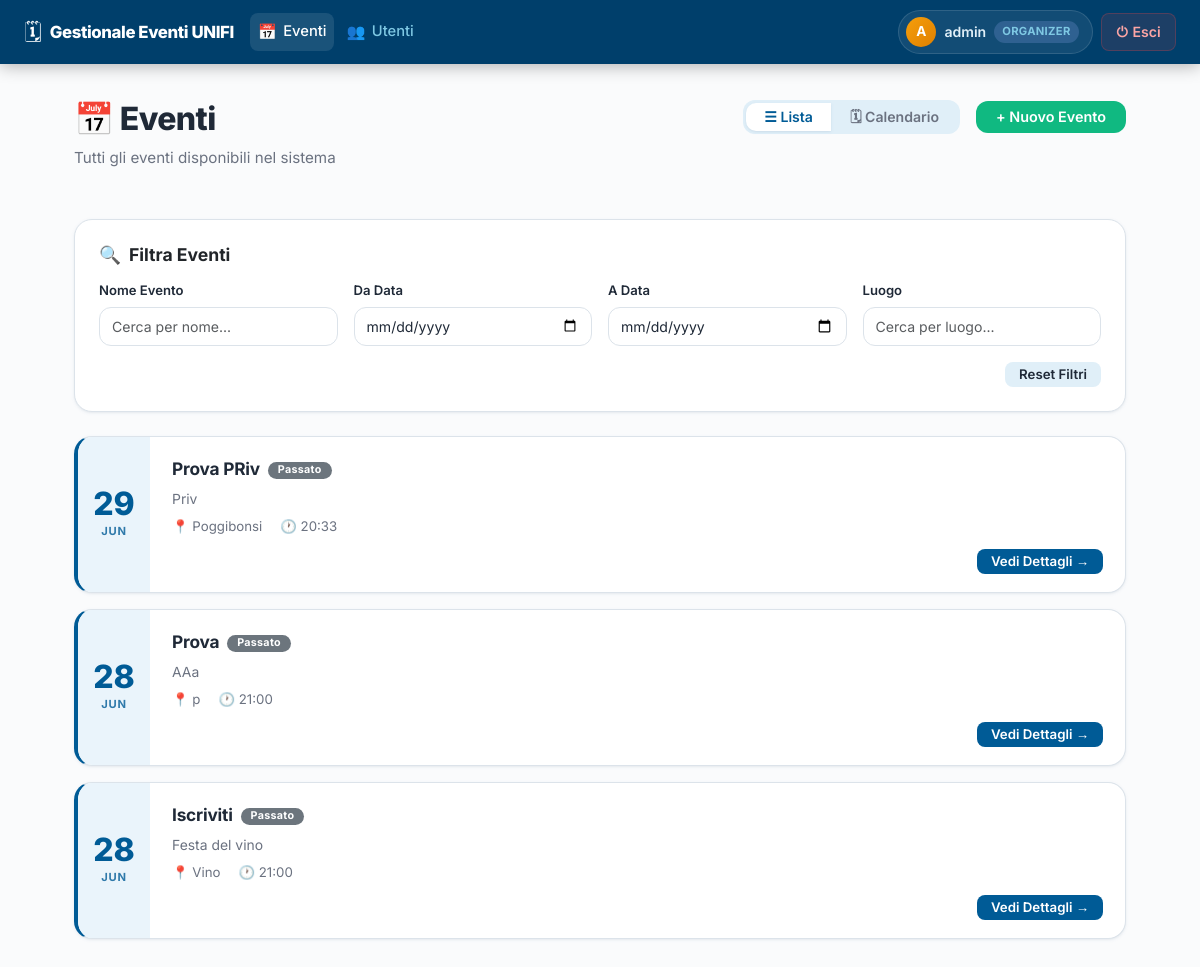
The app's page / (signed in), older data.
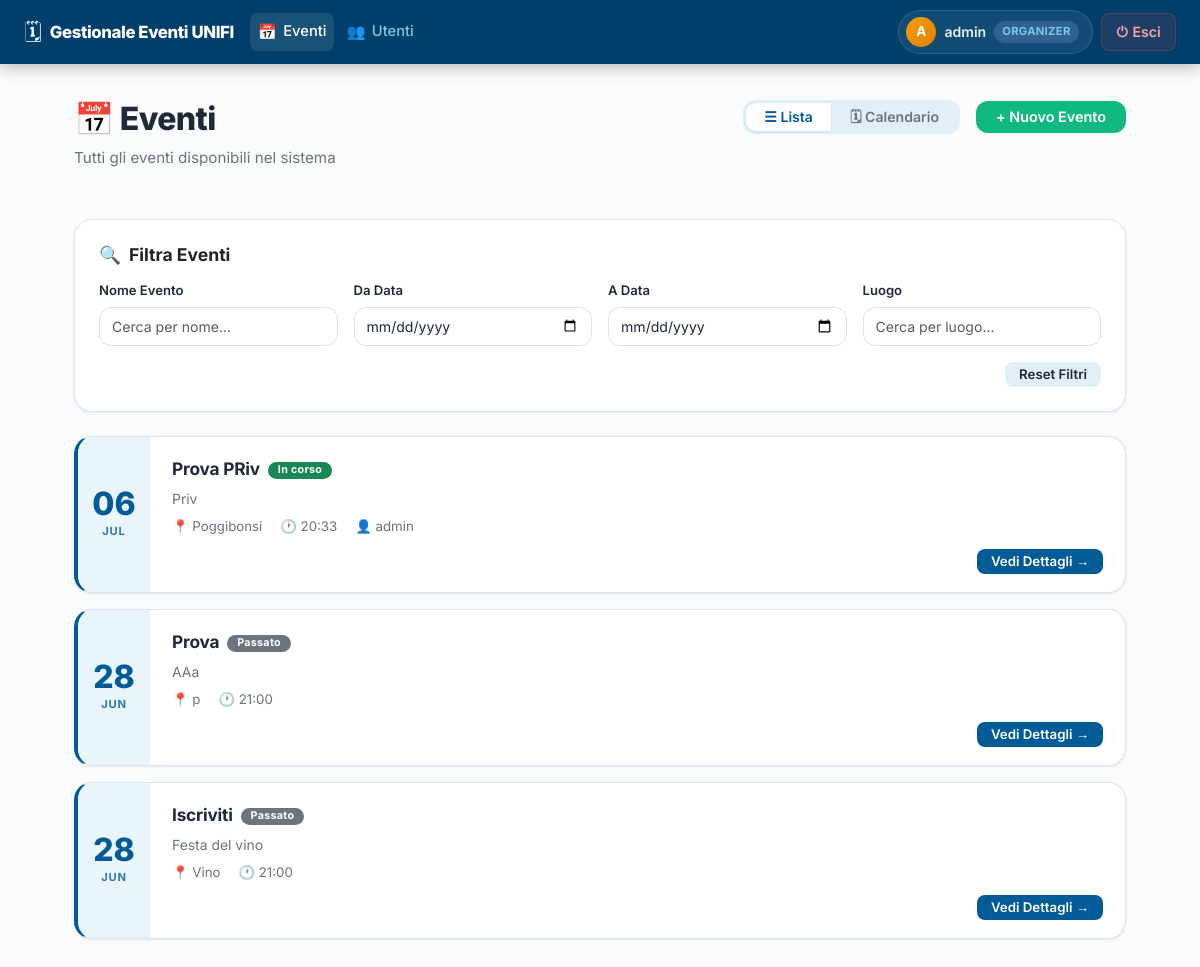
The same page, newer data.
### events/models.py (models this page shows, shortened)
class Event(models.Model):
    TIPO_CHOICES = [
        ('PUBLIC', 'Pubblico'),
        ('PRIVATE', 'Privato'),
    ]
    tipo = models.CharField(max_length=10, choices=TIPO_CHOICES, default='PUBLIC')
    title = models.CharField(max_length=200)
    description = models.TextField()
    date_time_start = models.DateTimeField(default=datetime.now())
    date_time_end = models.DateTimeField(default= datetime(2026, 6, 30, 23, 47, 15))
    location = models.CharField(max_length=200)
    supervisor = models.ForeignKey(
        settings.AUTH_USER_MODEL,
        on_delete=models.SET_NULL,
        null=True,
        related_name='supervised_events'
    )
    organizers = models.ManyToManyField(
        settings.AUTH_USER_MODEL,
        related_name='organized_events'
    )
    stato = models.IntegerField(default=0)
    @property
    def stato_evento(self):
        now = timezone.now()
        if self.date_time_start > now:
            return 'PROGRAMMATO'
        if self.date_time_end < now:
            return 'PASSATO'
        return 'IN_CORSO'
    def get_absolute_url(self):
        return reverse('dettaglio_evento', kwargs={'pk': self.pk})

### users/models.py (models this page shows, shortened)
class CustomUser(AbstractUser):
    RUOLO_CHOICES = [
        ('ORGANIZER', 'Organizzatore'),
        ('ATTENDEE', 'Partecipante'),
    ]
    ruolo = models.CharField(max_length=20, choices=RUOLO_CHOICES, default='ATTENDEE')
    telefono = models.CharField(max_length=15, blank=True, null=True)
    organizer_attivo = models.BooleanField(default=True)

### events/views.py (the view)
# urls.py: path('', EventListView.as_view(), name='lista_eventi'),
class EventListView(LoginRequiredMixin, ListView):
    model = Event
    template_name = 'events/lista_eventi.html'
    context_object_name = 'eventi'
    def get_queryset(self):
        user = self.request.user
        if user.ruolo == 'ORGANIZER' or user.is_superuser:
            qs = Event.objects.all()
        else:
            qs = Event.objects.filter(
                Q(registration__user=user) |
                Q(invitations__invitee=user, invitations__rifiutato=False) |
                Q(publicevent__public_visibility=True)
            ).distinct()
        return qs.order_by('-date_time_start')[:20]

### events/templates/events/lista_eventi.html (shortened to what the changed rows need)
{% extends 'events/base.html' %}
{% load static %}
{% block content %}
<div class="page-header d-flex flex-wrap justify-content-between align-items-start gap-3">
    <div>
        <h1 class="page-title">📅 Eventi</h1>
    </div>
</div>
<div id="list-view">
    {% if eventi %}
    {% for evento in eventi %}
    <div class="card event-card mb-3" data-title="{{ evento.title }}" data-date="{{ evento.date_time_start|date:'Y-m-d H:i' }}"
        data-location="{{ evento.location }}">
        <div class="event-card-inner">
            <div class="event-date-chip">
                <span class="event-day">{{ evento.date_time_start|date:"d" }}</span>
                <span class="event-month">{{ evento.date_time_start|date:"M" }}</span>
            </div>
            <div class="event-content">
                <div class="event-title">
                    {{ evento.title }}
                    {% if evento.stato_evento == 'PROGRAMMATO' %}
                    <span class="badge bg-primary ms-1" style="font-size:.62em; vertical-align:middle;">Programmato</span>
                    {% elif evento.stato_evento == 'IN_CORSO' %}
                    <span class="badge bg-success ms-1" style="font-size:.62em; vertical-align:middle;">In corso</span>
                    {% else %}
                    <span class="badge bg-secondary ms-1" style="font-size:.62em; vertical-align:middle;">Passato</span>
                    {% endif %}
                </div>
                {% if evento.description %}
                <div class="event-description">{{ evento.description }}</div>
                {% endif %}
                <div class="event-meta-row">
                    <span>📍 {{ evento.location }}</span>
                    <span>🕐 {{ evento.date_time_start|date:"H:i" }}</span>
                    {% if evento.supervisor %}
                    <span>👤 {{ evento.supervisor.username }}</span>
                    {% endif %}
                </div>
                <div class="event-footer">
                    <a href="{{ evento.get_absolute_url }}" class="btn btn-sm">Vedi Dettagli →</a>
                </div>
            </div>
        </div>
    </div>
    {% endfor %}
    {% endif %}
</div>
{% endblock %}
{% block extra_head %}
<link href='https://cdn.jsdelivr.net/npm/fullcalendar@6.1.11/index.global.min.css' rel='stylesheet' />
{% endblock %}

Row changes from the older to the newer data that the page shows:
changed Event "Prova PRiv": date_time_start "29" → "06"; date_time_start "JUN" → "JUL"; supervisor_id empty → 8 (drawn); supervisor.username (not shown) → "admin"; date_time_start "Passato" → "In corso"
